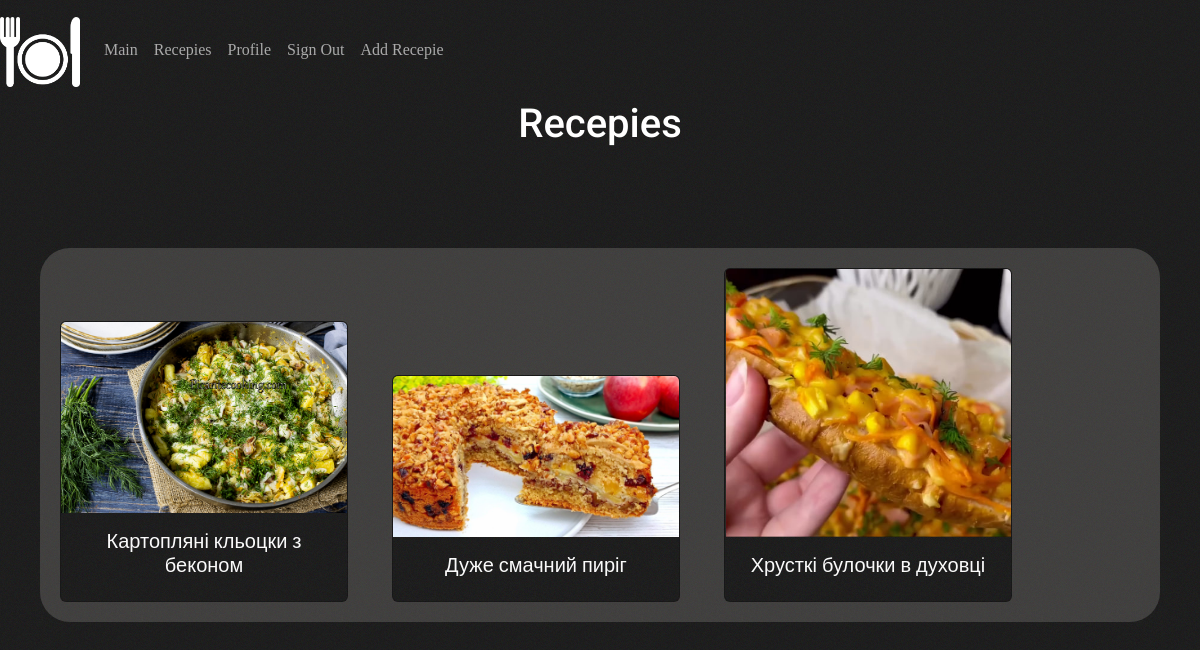
The app's page /recepies_page (signed in), older data.
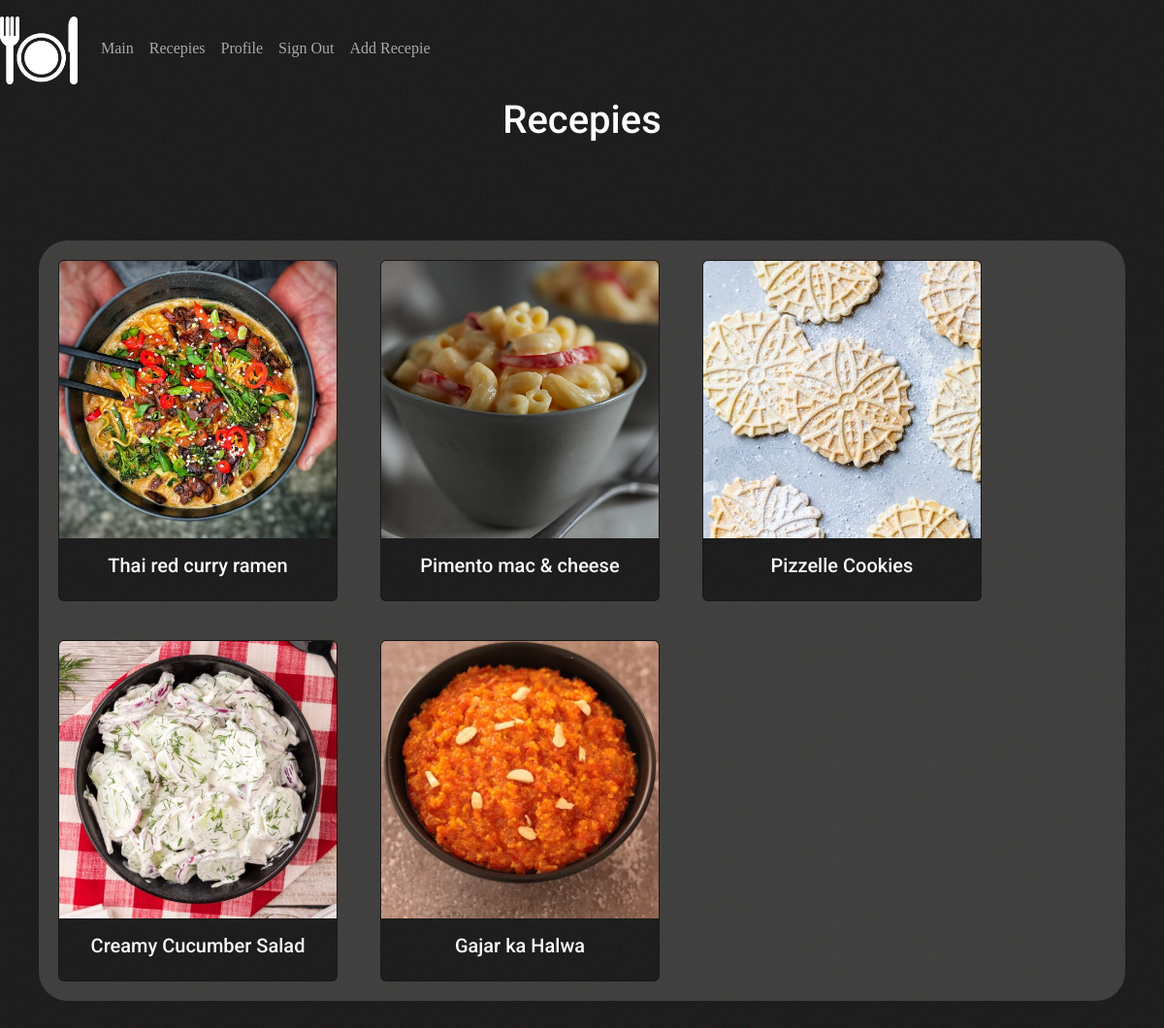
The same page, newer data.
### models.py (models this page shows, shortened)
class Recepies(db.Model):
    id = db.Column(db.Integer, primary_key=True)
    title = db.Column(db.String, nullable=False)
    ingredients = db.Column(db.Text)
    actions = db.Column(db.Text)
    img = db.Column(db.Text)
    link = db.Column(db.Text)
    user_id = db.Column(db.Integer, db.ForeignKey('user.id'))

### routes.py (the view)
@app.route("/recepies_page")
@login_required
def recepies_page():
    recepies = Recepies.query.all()
    return render_template("recepies.html", recepies=recepies)

### models.py (called while the page is built)
@login_manager.user_loader
def load_user(user_id):
    return User.query.get(int(user_id))

### templates/recepies.html (shortened to what this page needs)
{% extends 'base.html' %}
{% block content %}
<main>
    <h1>Recepies</h1>
	<div class="container_card">
    {% for recepie in recepies %}
		<div class="card" style="width: 18rem;">
			<img src="{{recepie.img}}" class="card-img-top" alt="...">
			<div class="card-body">
				<h5 class="card-title">{{recepie.title}}</h5>
			</div>
		</div>
		{% endfor %}
	</div>
</main>
{% endblock content %}

Row changes from the older to the newer data that the page shows:
removed Recepies: img (picture), title "Картопляні кльоцки з беконом"
removed Recepies: img (picture), title "Дуже смачний пиріг"
removed Recepies: img (picture), title "Хрусткі булочки в духовці"
added Recepies: shows a picture, title "Thai red curry ramen"
added Recepies: shows a picture, title "Pimento mac & cheese"
added Recepies: shows a picture, title "Pizzelle Cookies"
added Recepies: shows a picture, title "Creamy Cucumber Salad"
added Recepies: shows a picture, title "Gajar ka Halwa"
